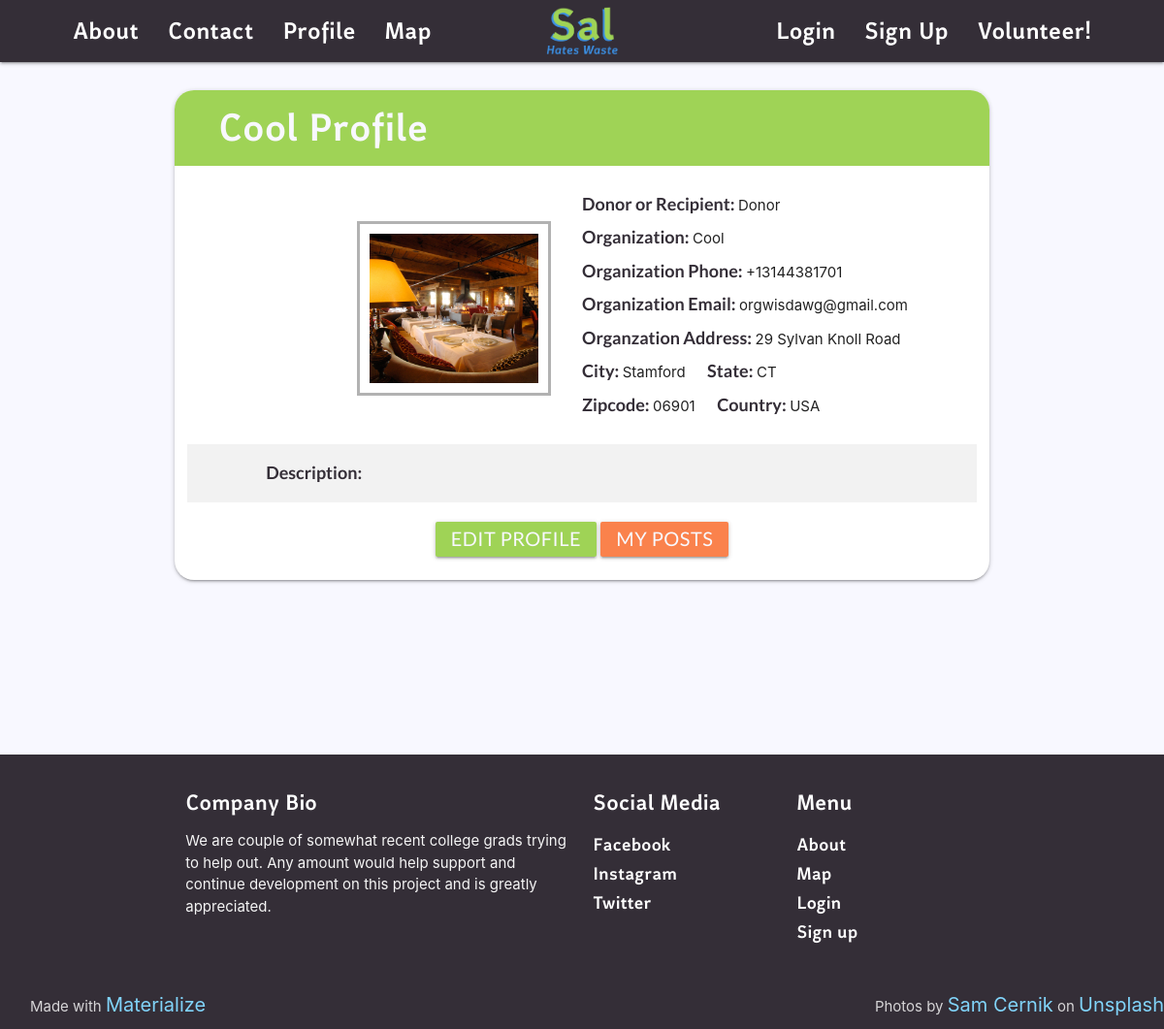
The app's page /cool-1 with its own data.
### main/models.py (models this page shows, shortened)
class CustomUser(AbstractBaseUser, PermissionsMixin):
    email = models.EmailField(_('email address'), max_length=254, unique=True)
    your_name = models.CharField(_('user name'), max_length=30, blank=True)
    is_staff = models.BooleanField(_('staff status'), default=False,
                                   help_text=_('Designates whether the user can log into this admin '
                                               'site.'))
    is_active = models.BooleanField(_('active'), default=True,
                                    help_text=_('Designates whether this user should be treated as '
                                                'active. Unselect this instead of deleting accounts.'))
    date_joined = models.DateTimeField(_('date joined'), default=timezone.now)
    objects = CustomUserManager()
    USERNAME_FIELD = 'email'
    REQUIRED_FIELDS = []
    class Meta:
        verbose_name = _('user')
        verbose_name_plural = _('users')

class Profile(models.Model):
    user = models.OneToOneField(
        CustomUser, on_delete=models.CASCADE, blank=True)
    org_name = models.CharField('Your Organization', max_length=30, blank=True)
    org_role = models.CharField(
        max_length=10, choices=ROLE_CHOICES, default="Donor",)
    phone_regex = RegexValidator(
        regex=r'^\+?1?\d{9,15}$', message="Phone number must be entered in the format: '+999999999'. Up to 15 digits allowed.")
    org_phone = models.CharField(_('phone'), max_length=20, validators=[
                                 phone_regex], null=True, blank=True)
    org_email = models.EmailField(
        'Your Organizations Email', max_length=254, null=False)
    org_address = models.CharField(
        'Your Organizations Location', max_length=80, default="123 Test St.", null=False)
    org_city = models.CharField(max_length=30, default="Stamford", null=False)
    org_state = models.CharField(max_length=2, default="CT", null=False)
    org_zipcode = models.CharField(max_length=10, null=True, blank=True)
    org_country = models.CharField(max_length=60, default="USA", null=False)
    org_desc = models.TextField(max_length=500, null=True, blank=True)
    profile_slug = models.SlugField(max_length=200, null=True, unique=True)
    image = models.ImageField('Profile Image', default='default.png',
                              upload_to='profile_pics',  blank=True, validators=(validate_is_pic,))

### main/views.py (the view)
# urls.py: path("<single_slug>", views.single_slug, name="single_slug"),
def single_slug(request, single_slug):
    posts = [p.post_slug for p in UserPost.objects.all()]
    if single_slug in posts:
        matching_post = UserPost.objects.filter(post_slug=single_slug).first()
        return render(request=request,
                      template_name='main/single_post.html',
                      context={"single_post": matching_post})
    profiles = [r.profile_slug for r in Profile.objects.all()]
    if single_slug in profiles:
        matching_profile = Profile.objects.filter(profile_slug=single_slug).first()
        this_org = matching_profile.user
        return render(request=request,
                      template_name='main/other_profiles.html',
                      context={"this_org":this_org})
    return HttpResponse(f"'{single_slug}' does not correspond to anything we know of!")

### main/Templates/main/other_profiles.html (shortened to what this page needs)
{% extends 'main/header.html' %}
{% load static %}
{% block content %}
<head>
  {% load crispy_forms_tags %}
  {% load static %}
    <link rel="stylesheet" type="text/css" href="{% static 'profile_view_style.css' %}">
</head>
<body>
  <div class="container col " style="margin-bottom: 12em;">
    <div class="card hoverable">
      <div class="title-banner">
        <h3 class="title-text"> {{ this_org.profile.org_name }} Profile</h2>
      </div>
      <div class="card-content center">
        <div class="media">
          <div class=" main-row row center">
            <div class="col right-col">
              <img class="account-img" src="{{ this_org.profile.image.url }}" >
            </div>
            <div class="col left-col ">
              <div class="profile-content">
                <p class="p-line donor-status"><strong>Donor or Recipient: </strong>{{ this_org.profile.org_role }}</p>
                <p class="p-line"><strong>Organization: </strong>{{ this_org.profile.org_name }}</p>
                <p class="p-line"><strong>Organization Phone: </strong>{{ this_org.profile.org_phone }}</p>
                <p class="p-line"><strong>Organization Email: </strong>{{ this_org.profile.org_email }}</p>
                <p class="p-line"><strong>Organzation Address: </strong>{{ this_org.profile.org_address }}</p>
                <div class="row">
                  <p class="p-line col"><strong> City: </strong>{{ this_org.profile.org_city }}</p>
                  <p class="p-line col"><strong> State: </strong>{{ this_org.profile.org_state }}</p>
                </div>
                <div class="row">
                  <p class="p-line col"><strong> Zipcode: </strong>{{ this_org.profile.org_zipcode }}</p>
                  <p class="p-line col"><strong> Country: </strong>{{ this_org.profile.org_country }}</p>
                </div>
              </div>
            </div>
          </div>
          <div class="row">
            <p class="desc"><strong>Description: </strong>{{ this_org.profile.org_desc }}</p>
          </div>
          <div >
            <button class="edit waves-effect waves-light btn"><a href="profile-edit" >Edit Profile</a></button>
            <button class="posts waves-effect waves-light btn"><a href="my-posts">My Posts</a></button>
          </div>
        </div>
      </div>
    </div>
  </div>
  {% include 'main/footer.html' %}
</body>
{% endblock %}

### main/static/profile_view_style.css (style rules this page uses)
.account-img { margin-top: auto; margin-bottom: auto; min-width: 200; max-width: 400; max-height:180px; border: 3px solid rgba(0, 0, 0, 0.3); padding: 10px; }
body { background-color: ghostwhite; background-size: cover; background-image: url('images/orange-photo.jpg'); }
.title-banner { background-color:#9FD356; border-top-right-radius: 20px; border-top-left-radius: 20px; }
.title-text { color: ghostwhite; margin-left: 3rem; padding-top: 1rem; padding-bottom: 1rem; }
.edit, .edit:hover { background-color: #9FD356; }
.posts, .posts:hover { background-color: #FA824C; }
.card .card-content { padding-top: 8px; }
.p-line { text-align: left; padding-bottom: 2%; }
.card { border-radius: 20px; }
.col { max-width: auto; }
.profile-content > .row { margin-bottom: 0; padding-bottom: 2%; }
a { color: ghostwhite; font-size:20px; }
.desc { padding-top: 2%; padding-bottom: 2%; background-color:#F2F2F2; text-align: left; padding-left: 10%; }
@media screen and (min-width: 621px) { .main-row { display: flex; width: 100%; justify-content: center; } }
@media screen and (min-width: 621px) { .account-img { margin-left: auto; margin-right: 2.5%; } }
@media screen and (min-width: 621px) { .right-col { content: ''; flex: 3.5; display: flex; } }
@media screen and (min-width: 621px) { .left-col { flex: 3.5; } }

### records on screen
CustomUser: profile.org_name "Cool", profile.image (picture), profile.org_role "Donor", profile.org_phone "+13144381701", profile.org_email "orgwisdawg@gmail.com", profile.org_address "29 Sylvan Knoll Road", profile.org_city "Stamford", profile.org_state "CT", profile.org_zipcode "06901", profile.org_country "USA"
